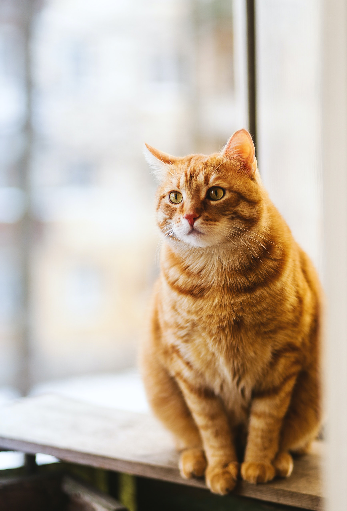
#> input picture Original Input Images/Chapter 3/image.jpg, 347 x 511 px, found by its file name
$ python 'Image rotation.py'
#> lines starting #> are read from the running program, lines starting #| are printed output that depends on the picture
import cv2

img = cv2.imread('image.jpg')
#> img is the input picture: shape (511, 347, 3); mean B, G, R 160.4, 177, 192

# Rotate clockwise by 90 degrees
rot_img_90cw = cv2.rotate(img, cv2.ROTATE_90_CLOCKWISE)
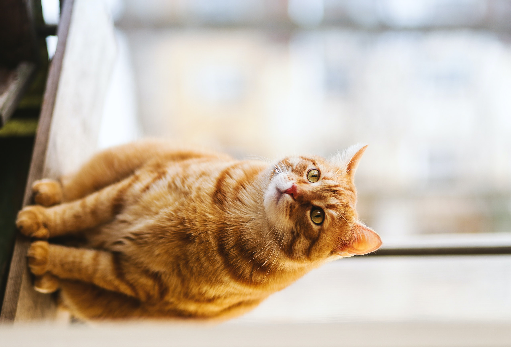
#> rot_img_90cw: shape (347, 511, 3); mean B, G, R 160.4, 177, 192

# Rotate counterclockwise by 90 degrees
rot_img_90ccw = cv2.rotate(img, cv2.ROTATE_90_COUNTERCLOCKWISE)
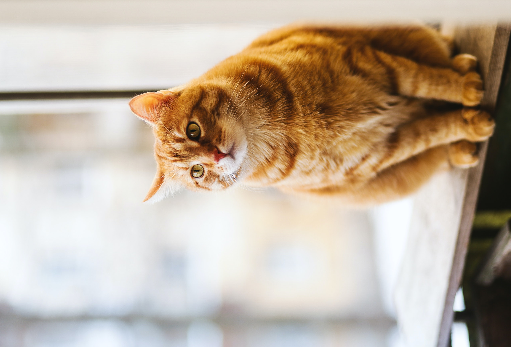
#> rot_img_90ccw: shape (347, 511, 3); mean B, G, R 160.4, 177, 192

# Rotate by 180 degrees
rot_img_180 = cv2.rotate(img, cv2.ROTATE_180)
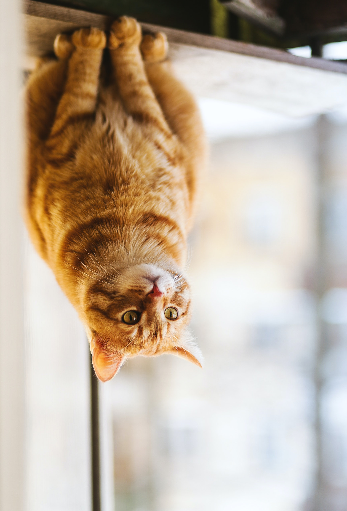
#> rot_img_180: shape (511, 347, 3); mean B, G, R 160.4, 177, 192

cv2.imshow('Original', img)
cv2.imshow('Rotated 90 CW', rot_img_90cw)
cv2.imshow('Rotated 90 CCW', rot_img_90ccw)
cv2.imshow('Rotated 180', rot_img_180)
cv2.waitKey(0)
cv2.destroyAllWindows()
